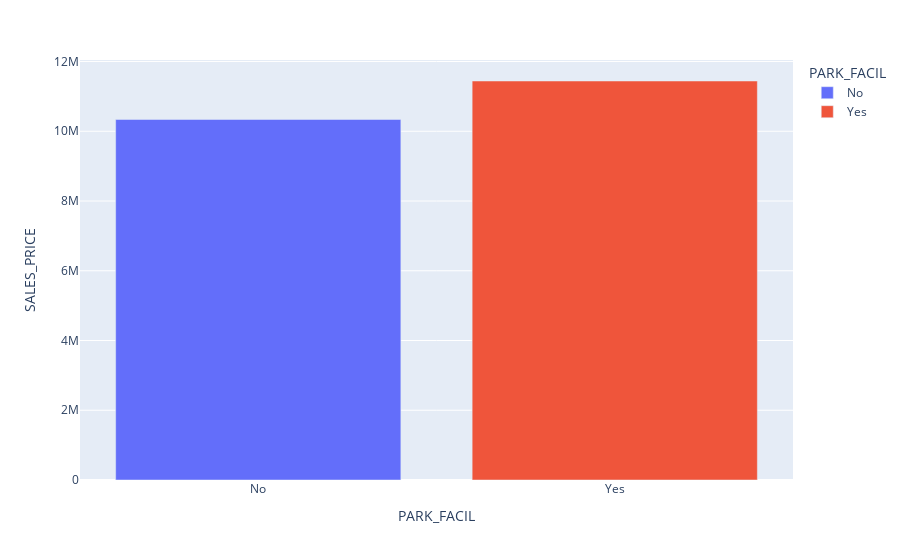

Notebook cell for this chart:
### Markdown cell above
## Parking Facilty Vs Price

### Code cell
#averaging data
temp =pd.DataFrame(train.groupby('PARK_FACIL')['SALES_PRICE'].mean())
temp['PARK_FACIL'] = temp.index
temp = temp.sort_values(by='SALES_PRICE',ignore_index=True)
PARK_FACIL_values = temp.PARK_FACIL.unique()

#Ploting
px.bar(temp,y='SALES_PRICE',x='PARK_FACIL',color='PARK_FACIL')

### Figure 1 — Plotly figure (JSON) as saved in the notebook; plotly's stock layout.template omitted (floating-point values rounded to 4 significant figures)
{"data": [{"alignmentgroup": "True", "hovertemplate": "PARK_FACIL=%{x}<br>SALES_PRICE=%{y}<extra></extra>", "legendgroup": "No", "marker": {"color": "#636efa", "pattern": {"shape": ""}}, "name": "No", "offsetgroup": "No", "orientation": "v", "showlegend": true, "textposition": "auto", "type": "bar", "x": ["No"], "xaxis": "x", "y": [10340000.0], "yaxis": "y"}, {"alignmentgroup": "True", "hovertemplate": "PARK_FACIL=%{x}<br>SALES_PRICE=%{y}<extra></extra>", "legendgroup": "Yes", "marker": {"color": "#EF553B", "pattern": {"shape": ""}}, "name": "Yes", "offsetgroup": "Yes", "orientation": "v", "showlegend": true, "textposition": "auto", "type": "bar", "x": ["Yes"], "xaxis": "x", "y": [11440000.0], "yaxis": "y"}], "layout": {"barmode": "relative", "legend": {"title": {"text": "PARK_FACIL"}, "tracegroupgap": 0}, "margin": {"t": 60}, "xaxis": {"anchor": "y", "categoryarray": ["No", "Yes"], "categoryorder": "array", "domain": [0, 1], "title": {"text": "PARK_FACIL"}}, "yaxis": {"anchor": "x", "domain": [0, 1], "title": {"text": "SALES_PRICE"}}}}
